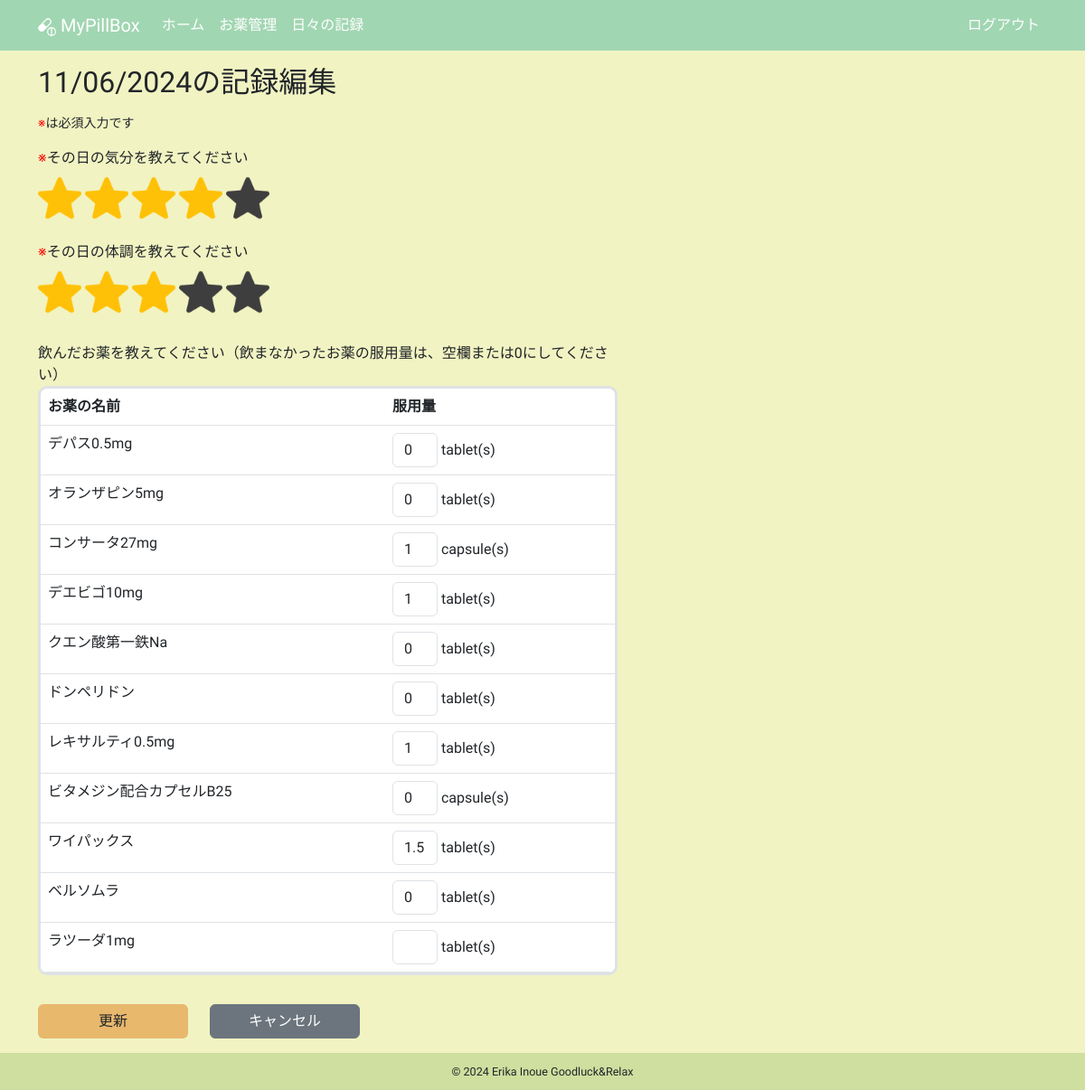
Page /logs/2/edit (signed in) on the earlier database version.
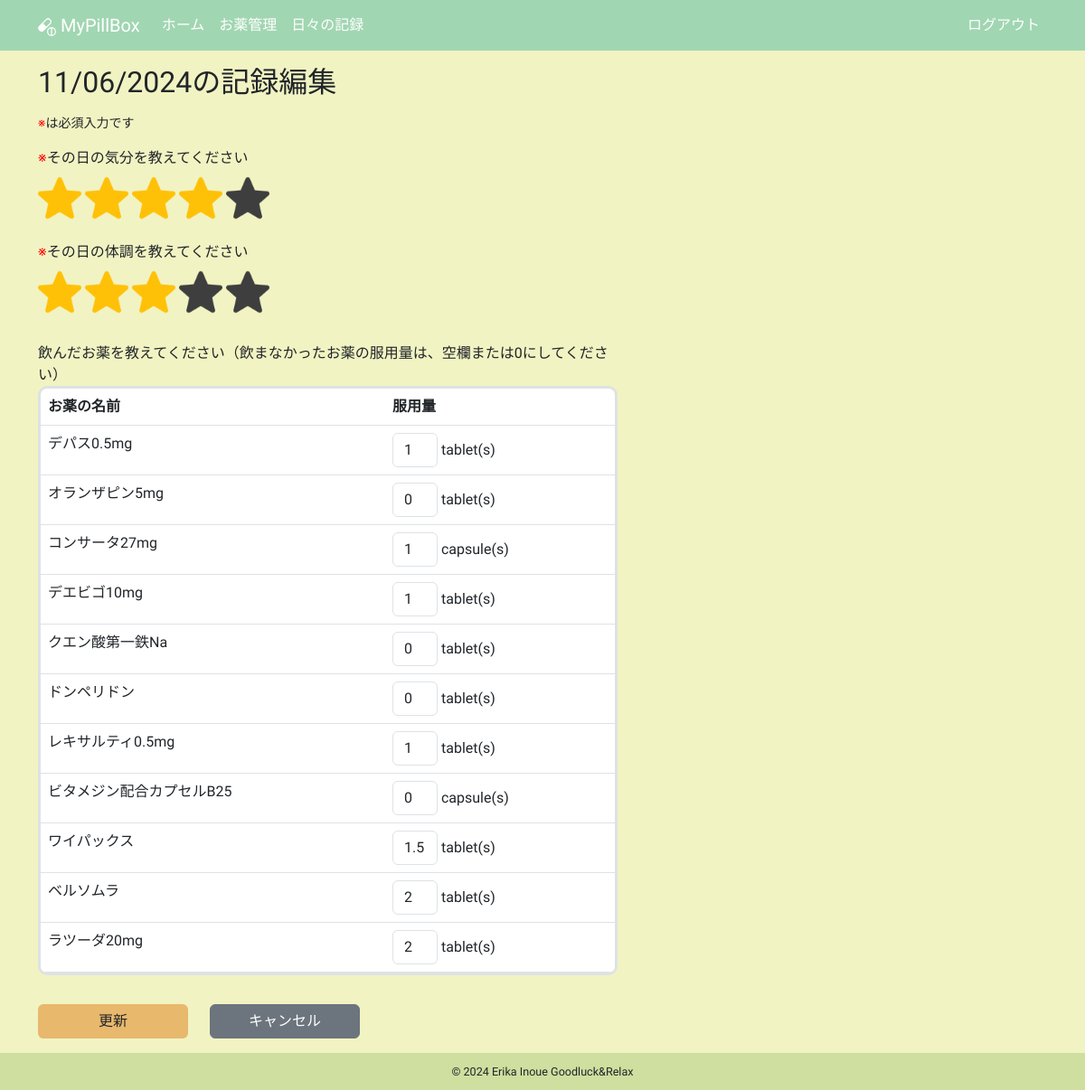
Same page on the later database version.
### app/models.py (models this page shows, shortened)
class DailyLogDetail(db.Model):
    __tablename__ = "daily_log_details"
    id: so.Mapped[int] = so.mapped_column(primary_key=True)
    dose: so.Mapped[float]
    medicine_id: so.Mapped[int] = so.mapped_column(sa.ForeignKey(Medicine.id))
    daily_log_id: so.Mapped[int] = so.mapped_column(sa.ForeignKey(DailyLog.id))
    medicine: so.Mapped[Medicine] = so.relationship(back_populates="daily_log_details")
    daily_log: so.Mapped[DailyLog] = so.relationship(back_populates="daily_log_details")
    __table_args__ = (
        sa.UniqueConstraint(
            "medicine_id", "daily_log_id", name="uq_medicine_daily_log"
        ),
    )

class Medicine(db.Model):
    __tablename__ = "medicines"
    id: so.Mapped[int] = so.mapped_column(primary_key=True)
    name: so.Mapped[str] = so.mapped_column(sa.String(100))
    taking_start_date: so.Mapped[datetime.date] = so.mapped_column(sa.Date)
    dose_per_day: so.Mapped[Optional[float]]
    taking_timing: so.Mapped[Optional[str]] = so.mapped_column(sa.String(100))
    memo: so.Mapped[Optional[str]] = so.mapped_column(sa.Text)
    rating: so.Mapped[Optional[int]] = so.mapped_column(default=0)
    is_active: so.Mapped[bool] = so.mapped_column(sa.Boolean)
    taking_unit: so.Mapped[str] = so.mapped_column(sa.String(10))
    user_id: so.Mapped[int] = so.mapped_column(sa.ForeignKey(User.id))
    user: so.Mapped[User] = so.relationship(back_populates="medicines")
    daily_log_details: so.Mapped[list["DailyLogDetail"]] = so.relationship(
        cascade="all, delete-orphan", back_populates="medicine"
    )

### app/logs/routes.py (the view)
@bp.route("/<int:daily_log_id>/edit", methods=["GET", "POST"])
@login_required
def edit(daily_log_id):
    title = _("日々の記録編集")
    daily_log = db.session.get(DailyLog, daily_log_id)
    if daily_log is None or daily_log.user_id != current_user.id:
        abort(404)
    form = EditDailyLogForm()
    active_query = (
        sa.select(Medicine)
        .where(
            Medicine.user == current_user,
            Medicine.is_active == True,
            Medicine.taking_start_date
            <= daily_log.date,  # DailyLogのdate以前に服用開始されたもの
        )
        .order_by(Medicine.id)
    )
    active_medicines = db.session.scalars(active_query).all()
    medicines_to_add = []
    for medicine in active_medicines:
        if not any(
            detail.medicine_id == medicine.id for detail in daily_log.daily_log_details
        ):
            medicines_to_add.append(medicine)
    locale = g.locale
    formatted_units_for_log = {
        detail.id: format_unit(detail.medicine.taking_unit, locale)
        for detail in daily_log.daily_log_details
    }
    if medicines_to_add:
        formatted_units_for_meds = {
            med.id: format_unit(med.taking_unit, locale) for med in medicines_to_add
        }
    else:
        formatted_units_for_meds = {}
    if locale == "ja":
        formatted_date = daily_log.date.strftime("%Y/%m/%d")
    else:
        formatted_date = daily_log.date.strftime("%m/%d/%Y")
    if form.validate_on_submit():
        daily_log.mood = form.mood.data
        daily_log.condition = form.condition.data
        for idx, detail in enumerate(daily_log.daily_log_details):
            detail.dose = form.daily_log_details[idx].dose.data or 0
        if medicines_to_add:
            for idx, medicine in enumerate(medicines_to_add):
                new_detail = DailyLogDetail(
                    dose=form.added_meds_details[idx].dose.data or 0,
                    medicine=medicine,
                    daily_log=daily_log,
                )
                db.session.add(new_detail)
        db.session.commit()
        flash(_("%(date)sの記録を更新しました", date=formatted_date))
        return redirect(url_for("logs.list"))
    elif request.method == "GET":
        form.mood.data = daily_log.mood
        form.condition.data = daily_log.condition
        for detail in daily_log.daily_log_details:
            detail_entry = form.daily_log_details.append_entry()
            detail_entry.dose.data = (
                int(detail.dose) if detail.dose.is_integer() else detail.dose
            )
        if medicines_to_add:
            for medicine in medicines_to_add:
                detail_entry = form.added_meds_details.append_entry({"dose": None})
    return render_template(
        "logs/edit.html",
        daily_log=daily_log,
        medicines=medicines_to_add,
        log_unit_labels=formatted_units_for_log,
        meds_unit_labels=formatted_units_for_meds,
        form=form,
        title=title,
    )

### app/logs/forms.py
class EditDailyLogForm(FlaskForm):
    mood = HiddenField(
        _l("その日の気分を教えてください"),
        validators=[DataRequired(message=_l("気分は必須入力です"))],
    )
    condition = HiddenField(
        _l("その日の体調を教えてください"),
        validators=[DataRequired(message=_l("体調は必須入力です"))],
    )
    daily_log_details = FieldList(FormField(DailyLogDetailForm))
    added_meds_details = FieldList(FormField(DailyLogDetailForm))
    submit = SubmitField(_l("更新"))

class DailyLogDetailForm(Form):
    dose = MyFloatField(_l("服用量"))

### app/__init__.py (called while the page is built)
def get_locale():
    return request.accept_languages.best_match(current_app.config["LANGUAGES"])

### app/helpers.py (called while the page is built)
def format_unit(taking_unit, locale):
    if locale.startswith("en"):
        if taking_unit in ["tablet", "capsule", "packet", "drop"]:
            return f"{taking_unit}(s)"
        return taking_unit  # デフォルトの表示
    return unit_labels.get(taking_unit, taking_unit)  # 日本語版

### app/main/routes.py (called while the page is built)
@bp.before_app_request
def before_request():
    g.locale = str(get_locale())

### app/models.py (called while the page is built)
@login.user_loader
def load_user(id):
    return db.session.get(User, int(id))

### app/templates/logs/edit.html (shortened to what this page needs)
{% extends "base.html" %}
{% block content %}
  <h2 class="mb-3">{{ moment(daily_log.date).format("L") }}{{ _("の記録編集") }}</h2>
  <small class="d-block mb-3"><span class="red">※</span>{{ _("は必須入力です") }}</small>
  <form action="" method="post" novalidate>
    <div class="row">
      <div class="col-12 col-lg-7 mb-3">
        <span class="red">※</span>{{ form.mood.label }}
        <br>
        {% for i in range(1, 6) %}
          {% if form.mood.data|int >= i %}
            <img src="{{ url_for('static', filename='images/star_on.png') }}"
                 id="{{ i }}"
                 class="star star-rating mood-star rating-checked my-2"
                 onclick="StarRate(this)"
                 alt="star">
          {% else %}
            <img src="{{ url_for('static', filename='images/star_on.png') }}"
                 id="{{ i }}"
                 class="star star-rating mood-star my-2"
                 onclick="StarRate(this)"
                 alt="star">
          {% endif %}
        {% endfor %}
      </div>
      <div class="col-12 col-lg-7 mb-4">
        <span class="red">※</span>{{ form.condition.label }}
        <br>
        {% for i in range(1, 6) %}
          {% if form.condition.data|int >= i %}
            <img src="{{ url_for('static', filename='images/star_on.png') }}"
                 id="{{ i }}"
                 class="star star-rating condition-star rating-checked my-2"
                 onclick="StarRate(this)"
                 alt="star">
          {% else %}
            <img src="{{ url_for('static', filename='images/star_on.png') }}"
                 id="{{ i }}"
                 class="star star-rating condition-star my-2"
                 onclick="StarRate(this)"
                 alt="star">
          {% endif %}
        {% endfor %}
      </div>
      <div class="col-12 col-lg-7 mb-3">
        <p class="mb-0">{{ _("飲んだお薬を教えてください（飲まなかったお薬の服用量は、空欄または0にしてください）") }}</p>
        <table class="table table-hover table-input">
          <thead>
            <tr>
              <th>{{ _("お薬の名前") }}</th>
              <th>{{ _("服用量") }}</th>
            </tr>
          </thead>
          <tbody>
            {% for detail in daily_log.daily_log_details %}
              <tr>
                <td style="width: 60%;">{{ detail.medicine.name }}</td>
                <td style="width: 40%;">
                  {{ form.daily_log_details[loop.index0].dose(class="form-control d-inline-block" + (" is-invalid dose-is-invalid" if form.daily_log_details[loop.index0].errors else "") , style="width: 50px;" ) }} {{ log_unit_labels[detail.id] }}
                </td>
              </tr>
            {% endfor %}
            {% if medicines %}
              {% for medicine in medicines %}
                <tr>
                  <td style="width: 60%;">{{ medicine.name }}</td>
                  <td style="width: 40%;">
                    {{ form.added_meds_details[loop.index0].dose(class="form-control d-inline-block" + (" is-invalid dose-is-invalid" if form.added_meds_details[loop.index0].errors else "") , style="width: 50px;" ) }} {{ meds_unit_labels[medicine.id] }}
                  </td>
                </tr>
              {% endfor %}
            {% endif %}
          </tbody>
        </table>
      </div>
    </div>
    <div class="row mb-3">
      <div class="col-5 col-lg-2">{{ form.submit(class="btn btn-custom w-100") }}</div>
      <div class="col-5 col-lg-2">
        <a href="{{ url_for('logs.list') }}" class="btn btn-secondary w-100">{{ _("キャンセル") }}</a>
      </div>
    </div>
  </form>
{% endblock content %}

Differences in the rows shown:
no longer on this page (row edited): Medicine: name "ラツーダ1mg", meds_unit_labels "tablet(s)"
changed DailyLogDetail "デパス0.5mg": daily_log_details "0" → "1"
changed DailyLogDetail "ベルソムラ": daily_log_details "0" → "2"
added DailyLogDetail: medicine.name "ラツーダ20mg", daily_log_details "2", log_unit_labels "tablet(s)"
